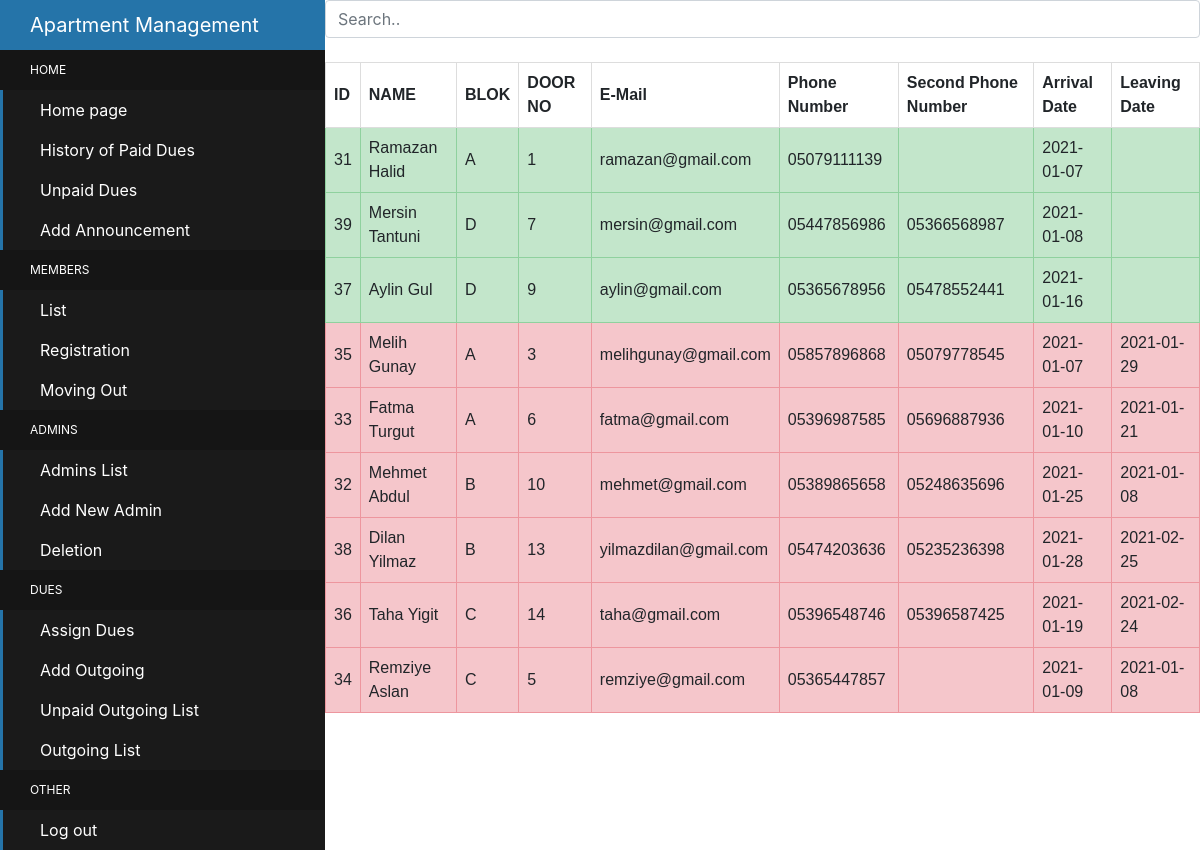
The page /userList.php (signed in) on the database its author committed.
### tables this page shows
CREATE TABLE `apartments` (
  `apartmentID` int(10) NOT NULL,
  `blok` varchar(15) NOT NULL,
  `doorNo` varchar(3) NOT NULL,
  `apartmentIsFull` tinyint(1) NOT NULL DEFAULT 1,
  `aUserID` int(11) NOT NULL,
  `aArrivalDate` date NOT NULL,
  `aLeavingDate` date DEFAULT NULL
);

CREATE TABLE `users` (
  `userID` int(11) NOT NULL,
  `uname` varchar(30) NOT NULL,
  `eMail` varchar(60) NOT NULL,
  `phoneNo` varchar(11) NOT NULL,
  `phoneNo2` varchar(11) DEFAULT NULL,
  `pwd` varchar(20) NOT NULL
);

### userList.php (the view, shortened to what this page needs)
<?php
 include "adminMainPage.php";
 include "connection.php";
 $sqlListAllUsers = "SELECT * FROM users , apartments WHERE users.userID = apartments.aUserID
 ORDER BY   apartments.apartmentIsFull desc, apartments.blok , apartments.doorNo";
 $result = $conn->query($sqlListAllUsers);
 if($result->num_rows > 0)
  {
    echo "<div class=table-responsive> <div class=abc>";
    echo "<input class= form-control id=myInput type=text placeholder=Search..> <br>";
    echo "<table>
            <tr>
             <th> ID </th>
             <th> NAME </th>
             <th> BLOK </th>
             <th> DOOR NO </th>
             <th>E-Mail</th>
             <th>Phone Number</th>
             <th>Second Phone Number</th>
             <th>Arrival Date</th>
             <th>Leaving Date</th>
            </tr>";
    echo  "<tbody id=myTable>";
    while($row = $result->fetch_assoc())
     {
       if($row["apartmentIsFull"] == 1)
       {
        echo "<tr class=table-success><td>"
        .$row["userID"]. "</td><td>"
        .$row["uname"]."</td><td>". $row["blok"]."</td><td>".$row["doorNo"]."</td><td>".
        $row["eMail"]."</td><td>"
        .$row["phoneNo"]."</td><td>". $row["phoneNo2"]."</td><td>".$row["aArrivalDate"]."</td>
        <td>".$row["aLeavingDate"]."</tr>" ;
       }
       else {
        echo "<tr class=table-danger><td>" .$row["userID"]. "</td><td>"
        .$row["uname"]."</td><td>". $row["blok"]."</td><td>".$row["doorNo"]."</td><td>".
        $row["eMail"]."</td><td>"
        .$row["phoneNo"]."</td><td>". $row["phoneNo2"]."</td><td>".$row["aArrivalDate"]."</td>
        <td>".$row["aLeavingDate"]."</tr>" ;
       }
     }
     echo "</tbody></table></div></div>";
  }
 ?>
<html>
 <head>
 </head>
 <body>
 </body>
</html>

### adminMainPage.php (shortened to what this page needs)
<!DOCTYPE html>
<html lang="en">
 <head>
	<link rel="stylesheet" href="https://stackpath.bootstrapcdn.com/bootstrap/4.3.1/css/bootstrap.min.css">
  <link rel="stylesheet" href="https://maxcdn.bootstrapcdn.com/bootstrap/4.5.2/css/bootstrap.min.css">
  <link rel="stylesheet" href="adminMainPage.css">
 </head>
 <body>
  <div class="sidebar-container" id="asdasd">
   <div class="sidebar-logo">
    Apartment Management
   </div>
   <ul class="sidebar-navigation">
    <li class="header">HOME</li>
    <li>
      <a href="adminHomePage.php" >
        <i class="fa fa-home" aria-hidden="true"></i> Home page
      </a>
    </li>
    <li>
      <a href="historyPaymentListForAdmin.php" >
        <i class="fa fa-home" aria-hidden="true"></i>History of Paid Dues
      </a>
    </li>
    <li>
      <a href="unPaidList.php" >
        <i class="fa fa-home" aria-hidden="true"></i>Unpaid Dues
      </a>
    </li>
    <li>
      <a href="addAnnouncement.php" >
        <i class="fa fa-home" aria-hidden="true"></i>Add Announcement
      </a>
    </li>
    <li class="header">Members</li>
    <li>
      <a href="userList.php">
        <i class="fa fa-users" aria-hidden="true"></i>List
      </a>
    </li>
    <li>
      <a href="userAdd.php" >
        <i class="fa fa-cog" aria-hidden="true"></i>Registration
      </a>
    </li>
    <li>
      <a href="userUpdate.php">
        <i class="fa fa-info-circle" aria-hidden="true"></i>Moving Out
      </a>
    </li>
    <li class="header">Admins</li>
    <li>
      <a href="adminList.php" >
        <i class="fa fa-home" aria-hidden="true"></i> Admins List
      </a>
    </li>
    <li>
      <a href="adminAdd.php" >
        <i class="fa fa-home" aria-hidden="true"></i> Add New Admin
      </a>
    </li>
    <li>
      <a href="adminDelete.php" >
        <i class="fa fa-home" aria-hidden="true"></i> Deletion
      </a>
    </li>
    <li class="header">DUES</li>
    <li>
      <a href="duesAdd.php" >
        <i class="fa fa-home" aria-hidden="true"></i> Assign Dues
      </a>
    </li>
    <li>
      <a href="outgoing.php" >
        <i class="fa fa-home" aria-hidden="true"></i> Add Outgoing
      </a>
    </li>
    <li>
      <a href="adminOutgoingUnpaidList.php" >
        <i class="fa fa-home" aria-hidden="true"></i>Unpaid Outgoing List
      </a>
    </li>
    <li>
      <a href="adminOutgoingPage.php" >
        <i class="fa fa-home" aria-hidden="true"></i>Outgoing List
      </a>
    </li>
    <li class="header">Other</li>
    <li>
      <a href="logout.php" id="logout">
        <i class="fa fa-home" aria-hidden="true" ></i> Log out
      </a>
     </li>
   </ul>
  </div>
 </body>
</html>

### adminMainPage.css (style rules this page uses)
.sidebar-container { position: fixed; width: 325px; height: 100%; left: 0; overflow-x: hidden; overflow-y: auto; background: #1a1a1a; color: #fff; }
.sidebar-logo { padding: 10px 15px 10px 30px; font-size: 20px; background-color: #2574A9; }
.sidebar-navigation { padding: 0; margin: 0; list-style-type: none; position: relative; }
.sidebar-navigation li { background-color: transparent; position: relative; display: inline-block; width: 100%; line-height: 20px; }
.sidebar-navigation li a { padding: 10px 15px 10px 30px; display: block; color: #fff; }
.sidebar-navigation li::before { background-color: #2574A9; position: absolute; content: ''; height: 100%; left: 0; top: 0; -webkit-transition: width 0.2s ease-in; transition: width 0.2s ease-in; width: 3px; z-index: -1; }
.sidebar-navigation .header { font-size: 12px; text-transform: uppercase; background-color: #151515; padding: 10px 15px 10px 30px; }
.sidebar-navigation .header::before { background-color: transparent; }

### userList.php (style rules this page uses)
table { font-family: arial, sans-serif; border-collapse: collapse; width: 100%; }
td, th { border: 1px solid #dddddd; text-align: left; padding: 8px; }
tr:nth-child(even) { background-color: #dddddd; }
.abc { padding-left: 325px; }

### rows shown on the page
apartments: aUserID.userID "31", aUserID.uname "Ramazan Halid", blok "A", doorNo "1", aUserID.eMail "ramazan@gmail.com", aUserID.phoneNo "05079111139", aArrivalDate "2021-01-07"
apartments: aUserID.userID "39", aUserID.uname "Mersin Tantuni", blok "D", doorNo "7", aUserID.eMail "mersin@gmail.com", aUserID.phoneNo "05447856986", aUserID.phoneNo2 "05366568987", aArrivalDate "2021-01-08"
apartments: aUserID.userID "37", aUserID.uname "Aylin Gul", blok "D", doorNo "9", aUserID.eMail "aylin@gmail.com", aUserID.phoneNo "05365678956", aUserID.phoneNo2 "05478552441", aArrivalDate "2021-01-16"
apartments: aUserID.userID "35", aUserID.uname "Melih Gunay", blok "A", doorNo "3", aUserID.eMail "melihgunay@gmail.com", aUserID.phoneNo "05857896868", aUserID.phoneNo2 "05079778545", aArrivalDate "2021-01-07", aLeavingDate "2021-01-29"
apartments: aUserID.userID "33", aUserID.uname "Fatma Turgut", blok "A", doorNo "6", aUserID.eMail "fatma@gmail.com", aUserID.phoneNo "05396987585", aUserID.phoneNo2 "05696887936", aArrivalDate "2021-01-10", aLeavingDate "2021-01-21"
apartments: aUserID.userID "32", aUserID.uname "Mehmet Abdul", blok "B", doorNo "10", aUserID.eMail "mehmet@gmail.com", aUserID.phoneNo "05389865658", aUserID.phoneNo2 "05248635696", aArrivalDate "2021-01-25", aLeavingDate "2021-01-08"
apartments: aUserID.userID "38", aUserID.uname "Dilan Yilmaz", blok "B", doorNo "13", aUserID.eMail "yilmazdilan@gmail.com", aUserID.phoneNo "05474203636", aUserID.phoneNo2 "05235236398", aArrivalDate "2021-01-28", aLeavingDate "2021-02-25"
apartments: aUserID.userID "36", aUserID.uname "Taha Yigit", blok "C", doorNo "14", aUserID.eMail "taha@gmail.com", aUserID.phoneNo "05396548746", aUserID.phoneNo2 "05396587425", aArrivalDate "2021-01-19", aLeavingDate "2021-02-24"
apartments: aUserID.userID "34", aUserID.uname "Remziye Aslan", blok "C", doorNo "5", aUserID.eMail "remziye@gmail.com", aUserID.phoneNo "05365447857", aArrivalDate "2021-01-09", aLeavingDate "2021-01-08"
